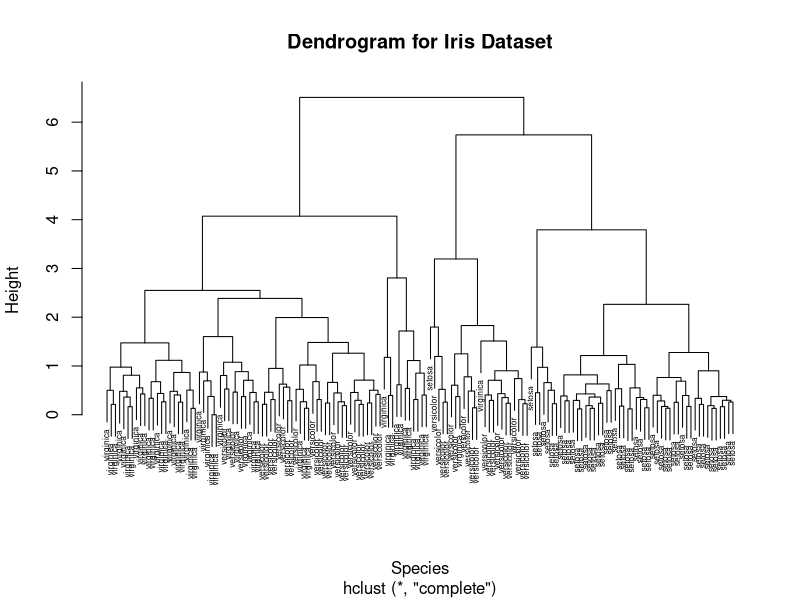

Generate this figure with R:
#Finally, perform a hierarchical clustering of the “iris” dataset applying the
#“complete” method. Compare the obtained three clusters to the original
#species classification and provide a graphical result by recoloring one of the
#scatterplots produced in step 1 with the new classification. Comment on the
#results.

names(iris)

SP <- "Sepal.Length" 
SW <- "Sepal.Width"  
PL <- "Petal.Length" 
PW <- "Petal.Width"  
SP <- "Species"

iris_table <- iris

#Removal of the column "Species" since it is qualitative and not numerical  
#Clustering is performed with only numerical objects

iris_numeric <- iris_table[, -ncol(iris_table)] #since the column "Species" is the last one

#Reduction to the 4 variables: 
#"Sepal.Length", "Sepal.Width", "Petal.Length", "Petal.Width"

#After scaling the dataset that gives 
#Equal Weighting: Features in different units or scales can dominate distance calculations, leading to biased results. 
#Improved Accuracy: Scaling ensures each feature contributes equally, helping to identify the true data structure. 
#Consistency: Distance metrics like Euclidean distance are sensitive to scale; scaling ensures consistent and meaningful distances.

#it is time for the computation of the distance matrix to define the distance between the new group and
#the rest of the data points.

iris_dist=dist(scale(iris_numeric))

#as this default method is implemented with:
iris_hc=hclust(iris_dist)

#the distance between pairs of clusters is defined as the
#maximum value of all possible distances between elements of the two clusters.

#we know that the 150 samples have been assigned to
#three different species:
print(unique(iris_table$"Species"))

table(iris_table$"Species")

#The species assigned are: "setosa", "versicolor", "virginica"

iris_labels = c(rep("setosa", 50), rep("versicolor", 50), rep("virginica", 50))

plot(iris_hc, labels=iris_labels, main = "Dendrogram for Iris Dataset", xlab = "Species", ylab = "Height", cex=0.5)


#This function produces a vector that defines the belonging to one of the 3 groups.
iris_hc2=cutree(iris_hc,k=3)

#Now, we can test the performance of the clustering method by comparing 
#the original classification with the clustering:

table (iris_labels,iris_hc2)
